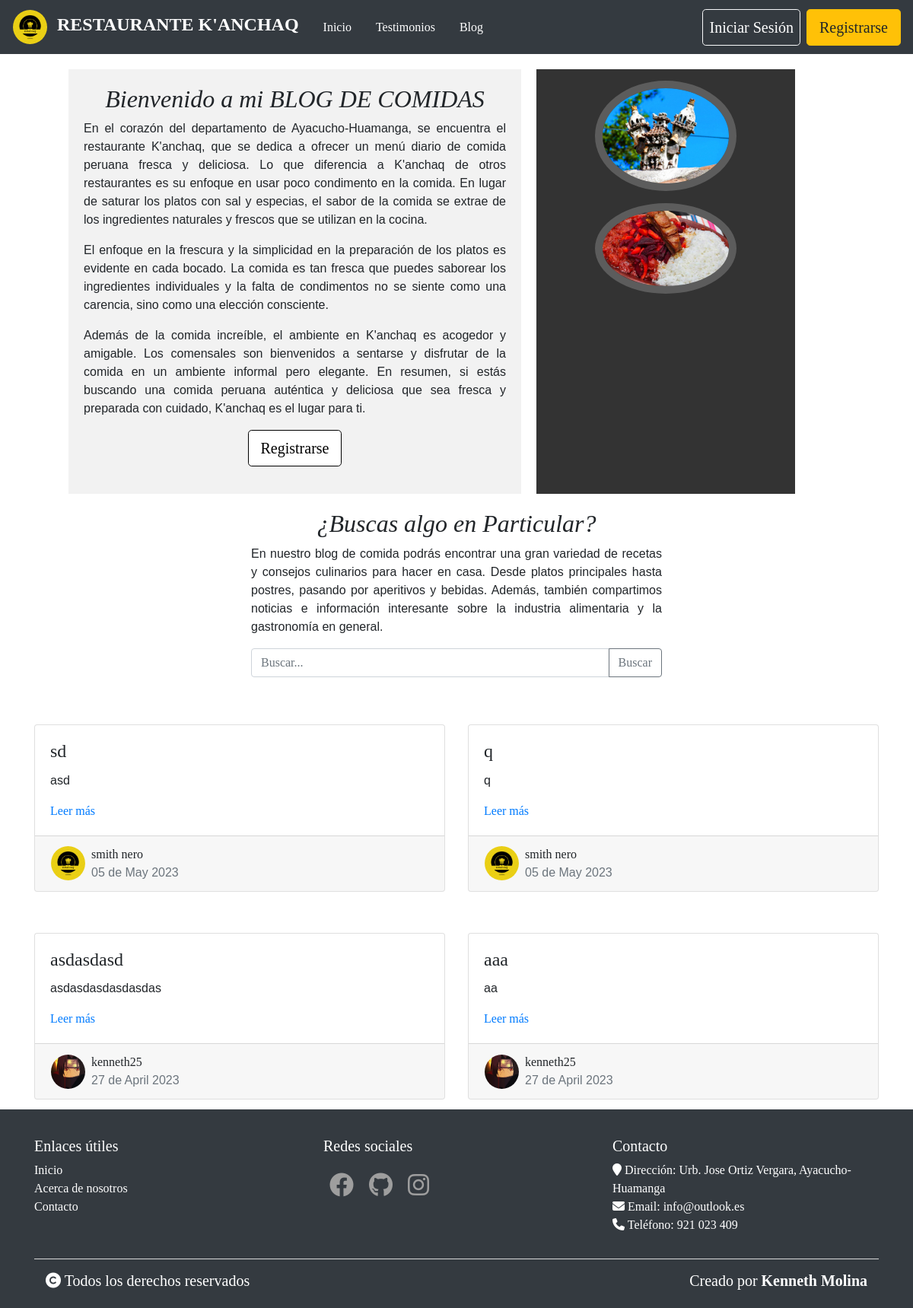
The page / on the database its author committed.
### blogr/models.py (models this page shows, shortened)
class Post(db.Model):
    __tablename__ = 'posts'
    id = db.Column(db.Integer, primary_key=True)
    author_id = db.Column(db.Integer, db.ForeignKey('users.id'), nullable=False)
    url = db.Column(db.String(200), nullable=False, unique=True)
    title = db.Column(db.String(100), nullable=False)
    info = db.Column(db.Text, nullable=False)
    content = db.Column(db.Text, nullable=False)
    created_at = db.Column(db.DateTime, default=datetime.utcnow, nullable=False)
    author = db.relationship(User, backref=db.backref('posts', lazy=True))

class User(db.Model):
    __tablename__ = 'users'
    id = db.Column(db.Integer, primary_key=True)
    username = db.Column(db.String(50), unique=True, nullable=False)
    email = db.Column(db.String(120), unique=True, nullable=False)
    password = db.Column(db.Text, nullable=False)
    photo = db.Column(db.String(200), default=None)

### blogr/home.py (the view)
@bp.route('/')
def index():
    posts = Post.query.all()
    return render_template('index.html', posts=posts, get_user = get_user)

### blogr/auth.py (called while the page is built)
@bp.before_app_request
def load_logged_in_user():
    user_id = session.get('user_id')
    if user_id is not None:
        g.user = User.query.get(user_id)
    else:
        pass  # abort(404)

### blogr/home.py (called while the page is built)
def get_user(id):
    user=User.query.get_or_404(id)
    return user

### blogr/templates/index.html (shortened to what this page needs)
{% extends 'base.html' %}
{% block content %}
<section class="intro-section text-center">
  <div class="container custom-container justify-content-center">
    <div class="row">
      <div class="col-md-7">
        <h2>Bienvenido a mi BLOG DE COMIDAS</h2>
        <p>En el corazón del departamento de Ayacucho-Huamanga, se encuentra el restaurante K'anchaq, que se dedica a ofrecer un menú diario de comida peruana fresca y deliciosa.
        Lo que diferencia a K'anchaq de otros restaurantes es su enfoque en usar poco condimento en la comida. En lugar de saturar los platos con sal y especias, el sabor de la comida se extrae de los ingredientes naturales y frescos que se utilizan en la cocina.</p>
        <p>El enfoque en la frescura y la simplicidad en la preparación de los platos es evidente en cada bocado. La comida es tan fresca que puedes saborear los ingredientes individuales y la falta de condimentos no se siente como una carencia, sino como una elección consciente.</p>
        <p>Además de la comida increíble, el ambiente en K'anchaq es acogedor y amigable. Los comensales son bienvenidos a sentarse y disfrutar de la comida en un ambiente informal pero elegante. En resumen, si estás buscando una comida peruana auténtica y deliciosa que sea fresca y preparada con cuidado, K'anchaq es el lugar para ti.</p>
        <a href="{{ url_for('auth.register') }}" class="btn btn-outline-dark btn-lg mb-3">Registrarse</a>
      </div>
      <div class="col-md-4">
        <img src="{{ url_for('static', filename='img/quinua.jpg') }}" alt="quinua" class="mx-auto rounded-border img-fluid mb-3">
        <img src="{{ url_for('static', filename='img/puca.jpg') }}" alt="puca picante" class="mx-auto rounded-border img-fluid">
      </div>
    </div>
  </div>
</section>
<section>
  <div class="container">
    <div class="row">
      <div class="col-md-6 offset-md-3">
        <div class="text-center">
          <h2>¿Buscas algo en Particular?</h2>
          <p>En nuestro blog de comida podrás encontrar una gran variedad de recetas y consejos culinarios para hacer en casa. Desde platos principales hasta postres, pasando por aperitivos y bebidas. Además, también compartimos noticias e información interesante sobre la industria alimentaria y la gastronomía en general.</p>
        </div>
        <div class="input-group mb-3">
          <input type="text" class="form-control" placeholder="Buscar...">
          <div class="input-group-append">
            <button class="btn btn-outline-secondary" type="button">Buscar</button>
          </div>
        </div>
      </div>
    </div>
  </div>
</section>
<div class="container mt-3">
  <div class="row">
    {% for post in posts|reverse %}
    <div class="col-md-6">
      <div class="row">
        <div class="col-md-12">
          <div class="card mb-4 box-shadow">
            <div class="card-body">
              <h4 class="card-title">{{post.title}}</h4>
              <p class="card-text">{{post.info}}</p>
              <a href="{{url_for('home.blog', url=post.url)}}">Leer más</a>
            </div>
            <div class="card-footer justify-content-center">
              <div class="d-flex flex-row align-items-center justify-content-start">
                <div class="mr-2">
                  {% if get_user(post.author_id).photo is none %}
                  <img src="{{ url_for('static', filename='img/itachi.jpg') }}" width="30" height="30" alt="foto-perfil"
                    class="rounded-circle">
                  {% else %}
                  <img src="{{ url_for('static', filename= get_user(post.author_id).photo) }}" width="30" height="30"
                    alt="foto-perfil" class="rounded-circle">
                  {% endif %}
                </div>
                <div class="d-flex flex-row align-items-start flex-column">
                  <span>{{get_user(post.author_id).username}}</span>
                  <p class="text-muted mb-0 ">{{post.created_at.strftime('%d de %B %Y')}}</p>
                </div>
              </div>
            </div>
          </div>
        </div>
      </div>
    </div>
    {% endfor %}
  </div>
</div>
{% endblock %}

### blogr/static/css/footer.css (style rules this page uses)
* { font-family: Georgia, serif; }
h2 { font-family: Georgia, serif; font-style: italic; text-align: center; }
p { font-family: Calibri, sans-serif; text-align: justify; }
.card { margin-top: 30px; }
.container { margin-top: 20px; }
.rounded-border { border-radius: 50%; border: 10px solid rgba(255, 255, 255, 0.2); }
.custom-container { max-width: 85%; margin: 20px auto; }
.intro-section .col-md-7 { background-color: #f2f2f2; padding: 20px; margin-right: 20px; }
.intro-section .btn { background-color: white; color: black; border-color: black; }
.intro-section .col-md-4 { background-color: #333333; color: white; padding: 15px; }
.intro-section img { max-width: 60%; height: auto; }
.rounded-circle { width: 45px; height: 45px; margin-left: 1px; }
body { position: relative; min-height: 100vh; padding-bottom: 250px; }

### rows shown on the page
Post: title "sd", info "asd", photo (picture), created_at "05 de May 2023"
User: username "smith nero"
Post: title "q", info "q", photo (picture), created_at "05 de May 2023"
Post: title "asdasdasd", info "asdasdasdasdasdas", photo (picture), created_at "27 de April 2023"
User: username "kenneth25"
Post: title "aaa", info "aa", photo (picture), created_at "27 de April 2023"
